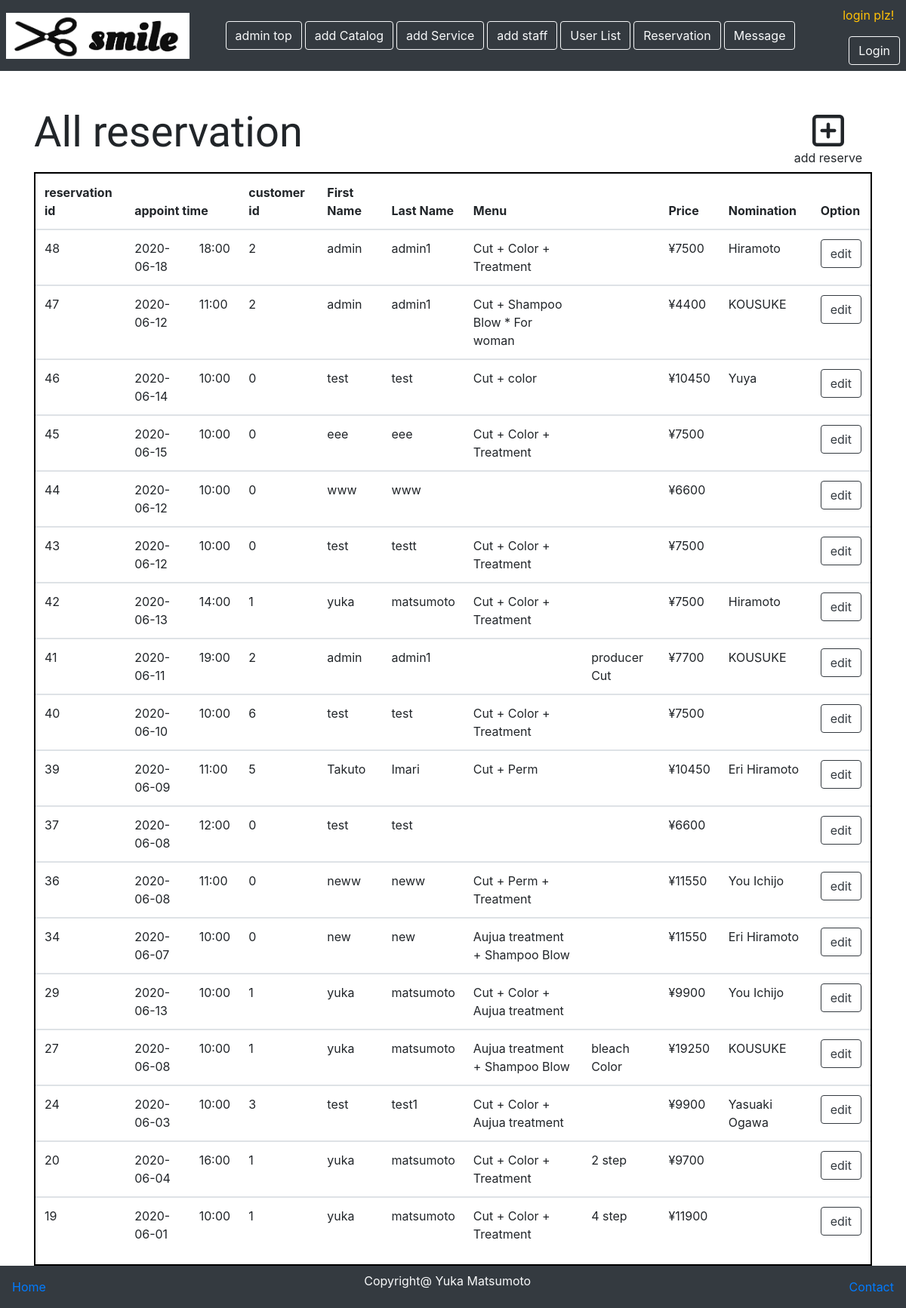
Page /reservation.php on the earlier database version.
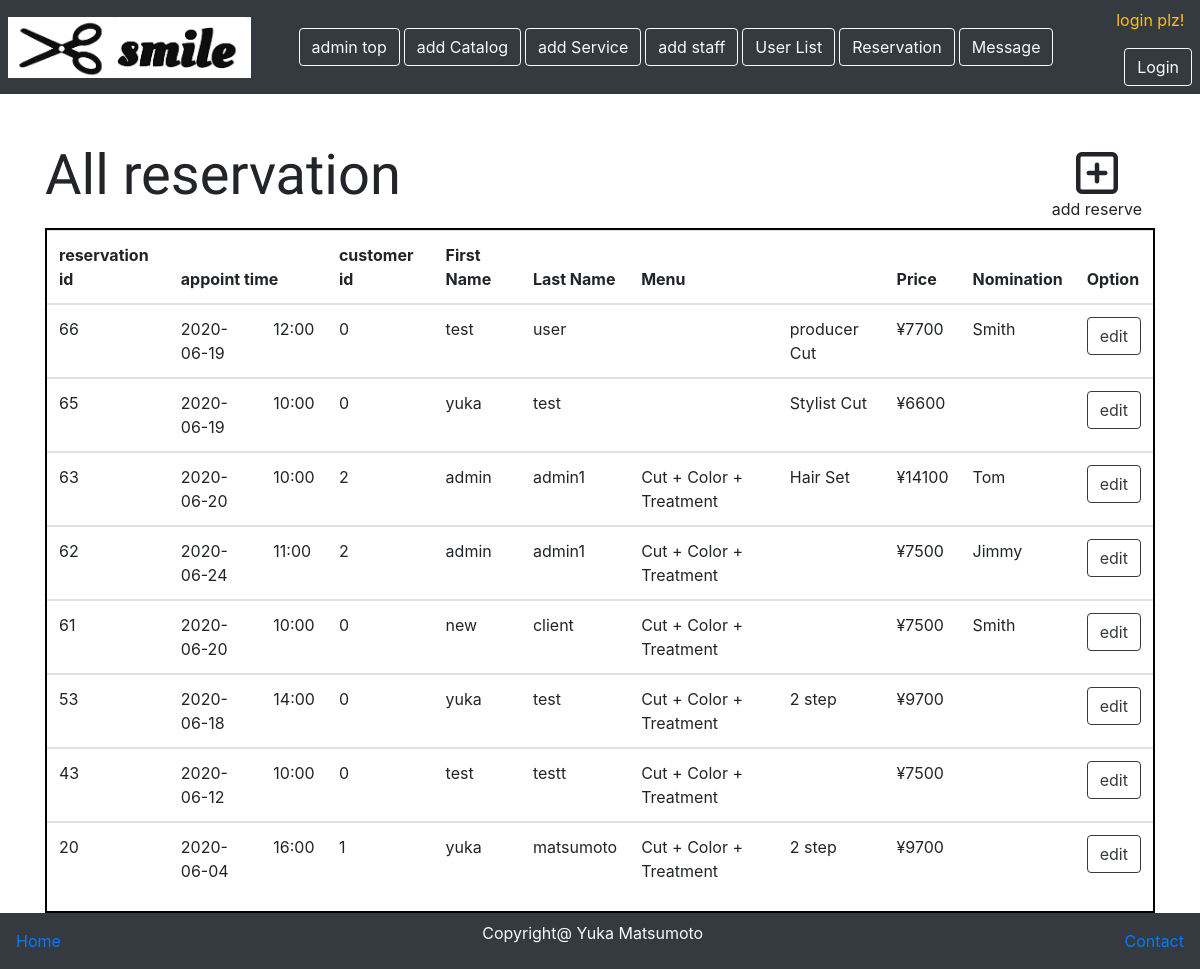
Same page on the later database version.
### tables this page shows
CREATE TABLE `reservation` (
  `reserve_id` int(11) NOT NULL,
  `reserve_date` date NOT NULL,
  `reserve_hour` varchar(10) NOT NULL,
  `fname` varchar(100) NOT NULL,
  `lname` varchar(100) NOT NULL,
  `c_id` int(11) NOT NULL,
  `order_menu` varchar(100) NOT NULL,
  `add_menu` varchar(100) DEFAULT NULL,
  `nomination` varchar(100) NOT NULL,
  `total_price` varchar(100) NOT NULL
);

CREATE TABLE `coupon` (
  `coupon_id` int(11) NOT NULL,
  `coupon_name` varchar(100) NOT NULL,
  `coupon_price` int(11) NOT NULL
);

CREATE TABLE `service` (
  `service_id` int(11) NOT NULL,
  `service_name` varchar(30) NOT NULL,
  `price` int(11) NOT NULL
);

### classes/connection.php (called while the page is built, shortened)
<?php
class Connection{
    private $servername="localhost";
    private $username ="root";
    private $password ="root";
    private $db_name ="hairsalon";
    function __construct(){
        $this->conn = new mysqli($this->servername,$this->username,$this->password,$this->db_name);
        if($this->conn->connect_error){
            die('error connection to database'.$this->conn->connect_error);
        }else{
            return $this->conn;
        }
    }
}
?>

### hairsalonAction.php (called while the page is built, shortened)
<?php
include 'classes/Hairsalon.php';
$Hairsalon= new Hairsalon;
?>

### classes/Hairsalon.php (called while the page is built, shortened)
<?php
include 'connection.php';
class Hairsalon extends Connection{
function getSelectServiceID($selected_sID){
    $sql="select * FROM service WHERE service_id ='$selected_sID'";
    $result=$this->conn->query($sql);
    if($result ==FALSE){
        die('can not get service id'.$this->conn->connect_error);
    }else{
        return $result->fetch_assoc();
    }
}
function getSelectCouponID($selected_cID){
    $sql="select * FROM coupon WHERE coupon_id ='$selected_cID'";
    $result=$this->conn->query($sql);
    if($result ==FALSE){
        die('can not get coupon id'.$this->conn->connect_error);
    }else{
        return $result->fetch_assoc();
    }
}
function displayReservation(){
    $sql ="SELECT * FROM reservation ORDER BY reserve_id DESC";
    $result = $this->conn->query($sql);
    if($result->num_rows>0){
        while($rows =$result->fetch_assoc()){
            $row[]=$rows;
        }
        return $row;
    }else{
        return FALSE;
    }
}
}
?>

### reservation.php (the view, shortened to what this page needs)
<?php
    include 'adminMenu.php';
    $ReservationList = $Hairsalon->displayReservation();
?>
<!doctype html>
<html lang="en">
  <head>
    <link rel="stylesheet" href="https://stackpath.bootstrapcdn.com/bootstrap/4.3.1/css/bootstrap.min.css">
  </head>
  <body>
    <div class="container mb-0" id="main">
      <div class="row mt-5">
        <div class="col-lg-9">
          <h3 class="display-4">All reservation</h3>
        </div>
        <div class="col-lg-3">
          <a href="reserve_by_admin.php" class="btn float-right"><i class="far fa-plus-square fa-3x"></i><br>add reserve</a>
        </div>
      </div>
      <div id="table">
        <table class="table table-hover">
          <thead>
            <tr>
              <th>reservation id</th>
              <th colspan="2">appoint time</th>
              <th>customer id</th>
              <th>First Name</th>
              <th>Last Name</th>
              <th colspan="2">Menu</th>
              <th>Price</th>
              <th>Nomination</th>
              <th>Option</th>
            </tr>
          </thead>
          <?php
            foreach($ReservationList as $row ){
                $reserveID=$row['reserve_id'];
                echo"<tbody id=''>";
                  echo "<td>".$row['reserve_id']."</td>";
                  echo "<td>".$row['reserve_date']."</td>";
                  echo "<td>".$row['reserve_hour']."</td>";
                  echo "<td>".$row['c_id']."</td>";
                  echo "<td>".$row['fname']."</td>";
                  echo "<td>".$row['lname']."</td>";
                  echo "<td>";
                            $selected_cID=$row['order_menu'];
                            $Selected_coupon =$Hairsalon->getSelectCouponID($selected_cID);
                            echo $Selected_coupon['coupon_name'];
                  echo "</td>";
                  echo "<td>";
                            $selected_sID=$row['add_menu'];
                            $selected_service=$Hairsalon->getSelectServiceID($selected_sID);
                            echo $selected_service['service_name'];
                  echo "</td>";
                  echo "<td>¥".$row['total_price']."</td>";
                  echo "<td>".$row['nomination']."</td>";
                  echo "<td><a href='editReservation.php?reserve_id=$reserveID' role='button' class='btn btn-outline-dark'>edit</a></td>";
                echo "</tbody>";
              }
            ?>
        </table>
      </div>
    </div>
    <nav class="nav navbar bg-dark" id="footer">
      <a href="dashboard.php" >Home</a>
      <p class="text-light">Copyright@ Yuka Matsumoto</p>
      <a href="contactpage.php">Contact</a>
    </nav>
  </body>
</html>

Differences in the rows shown:
removed reservation: reserve_id "48", reserve_date "2020-06-18", reserve_hour "18:00", c "2", fname "admin", lname "admin1", coupon.coupon_name "Cut + Color + Treatment", total_price "7500", nomination "Hiramoto"
removed reservation: reserve_id "47", reserve_date "2020-06-12", reserve_hour "11:00", c "2", fname "admin", lname "admin1", coupon.coupon_name "Cut + Shampoo Blow * For woman", total_price "4400", nomination "KOUSUKE"
removed reservation: reserve_id "46", reserve_date "2020-06-14", reserve_hour "10:00", c "0", fname "test", lname "test", coupon.coupon_name "Cut + color", total_price "10450", nomination "Yuya"
removed reservation: reserve_id "45", reserve_date "2020-06-15", reserve_hour "10:00", c "0", fname "eee", lname "eee", coupon.coupon_name "Cut + Color + Treatment", total_price "7500"
removed reservation: reserve_id "44", reserve_date "2020-06-12", reserve_hour "10:00", c "0", fname "www", lname "www", total_price "6600"
removed reservation: reserve_id "42", reserve_date "2020-06-13", reserve_hour "14:00", c "1", fname "yuka", lname "matsumoto", coupon.coupon_name "Cut + Color + Treatment", total_price "7500", nomination "Hiramoto"
removed reservation: reserve_id "41", reserve_date "2020-06-11", reserve_hour "19:00", c "2", fname "admin", lname "admin1", service.service_name "producer Cut", total_price "7700", nomination "KOUSUKE"
removed reservation: reserve_id "40", reserve_date "2020-06-10", reserve_hour "10:00", c "6", fname "test", lname "test", coupon.coupon_name "Cut + Color + Treatment", total_price "7500"
removed reservation: reserve_id "39", reserve_date "2020-06-09", reserve_hour "11:00", c "5", fname "Takuto", lname "Imari", coupon.coupon_name "Cut + Perm", total_price "10450", nomination "Eri Hiramoto"
removed reservation: reserve_id "37", reserve_date "2020-06-08", reserve_hour "12:00", c "0", fname "test", lname "test", total_price "6600"
removed reservation: reserve_id "36", reserve_date "2020-06-08", reserve_hour "11:00", c "0", fname "neww", lname "neww", coupon.coupon_name "Cut + Perm + Treatment", total_price "11550", nomination "You Ichijo"
removed reservation: reserve_id "34", reserve_date "2020-06-07", reserve_hour "10:00", c "0", fname "new", lname "new", coupon.coupon_name "Aujua treatment + Shampoo Blow", total_price "11550", nomination "Eri Hiramoto"
removed reservation: reserve_id "29", reserve_date "2020-06-13", reserve_hour "10:00", c "1", fname "yuka", lname "matsumoto", coupon.coupon_name "Cut + Color + Aujua treatment", total_price "9900", nomination "You Ichijo"
removed reservation: reserve_id "27", reserve_date "2020-06-08", reserve_hour "10:00", c "1", fname "yuka", lname "matsumoto", coupon.coupon_name "Aujua treatment + Shampoo Blow", service.service_name "bleach Color", total_price "19250", nomination "KOUSUKE"
removed reservation: reserve_id "24", reserve_date "2020-06-03", reserve_hour "10:00", c "3", fname "test", lname "test1", coupon.coupon_name "Cut + Color + Aujua treatment", total_price "9900", nomination "Yasuaki Ogawa"
removed reservation: reserve_id "19", reserve_date "2020-06-01", reserve_hour "10:00", c "1", fname "yuka", lname "matsumoto", coupon.coupon_name "Cut + Color + Treatment", service.service_name "4 step", total_price "11900"
added reservation: reserve_id "66", reserve_date "2020-06-19", reserve_hour "12:00", c "0", fname "test", lname "user", service.service_name "producer Cut", total_price "7700", nomination "Smith"
added reservation: reserve_id "65", reserve_date "2020-06-19", reserve_hour "10:00", c "0", fname "yuka", lname "test", service.service_name "Stylist Cut", total_price "6600"
added reservation: reserve_id "63", reserve_date "2020-06-20", reserve_hour "10:00", c "2", fname "admin", lname "admin1", coupon.coupon_name "Cut + Color + Treatment", service.service_name "Hair Set", total_price "14100", nomination "Tom"
added reservation: reserve_id "62", reserve_date "2020-06-24", reserve_hour "11:00", c "2", fname "admin", lname "admin1", coupon.coupon_name "Cut + Color + Treatment", total_price "7500", nomination "Jimmy"
added reservation: reserve_id "61", reserve_date "2020-06-20", reserve_hour "10:00", c "0", fname "new", lname "client", coupon.coupon_name "Cut + Color + Treatment", total_price "7500", nomination "Smith"
added reservation: reserve_id "53", reserve_date "2020-06-18", reserve_hour "14:00", c "0", fname "yuka", lname "test", coupon.coupon_name "Cut + Color + Treatment", service.service_name "2 step", total_price "9700"
